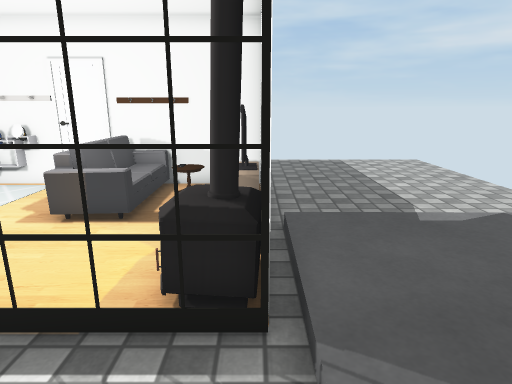
[1] (above)

15 first-person views from a walk through a scene from a Unity 3-D project. The camera is 1.3 m above the floor, tilts 14° down and sees 75° across. The floor is counted in squares, 0.5 m on a side. Each view is taken from the middle of a square. On the plan, view 1 faces up. The plan holds only what a view shows up to about 20 squares ahead; the rest is blank. The place goes on beyond the plan. The player character is not drawn. Some surface patterns are stand-ins.

[2]
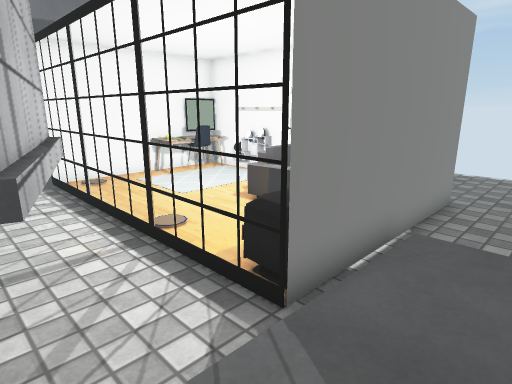

[3]
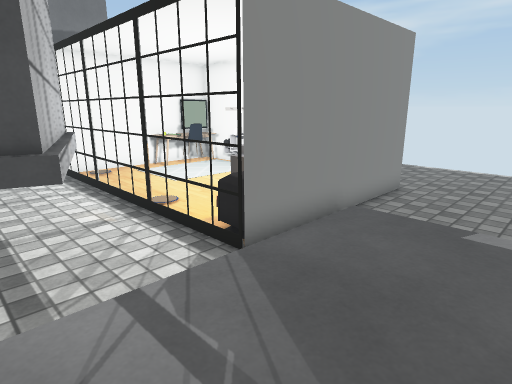

[4]
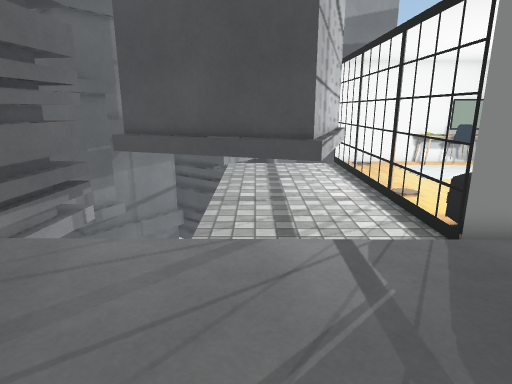

[5]
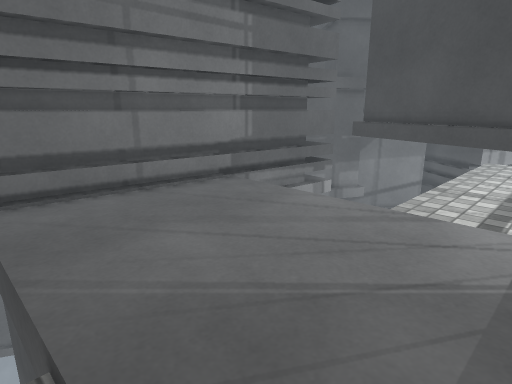

[6]
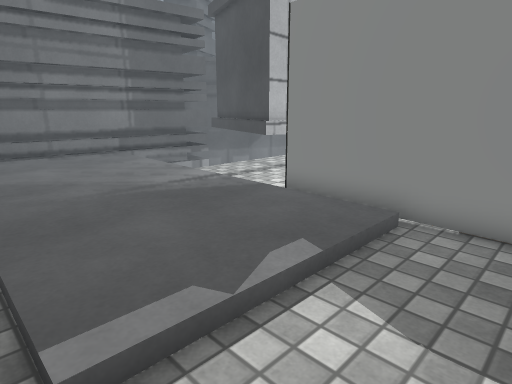

[7]
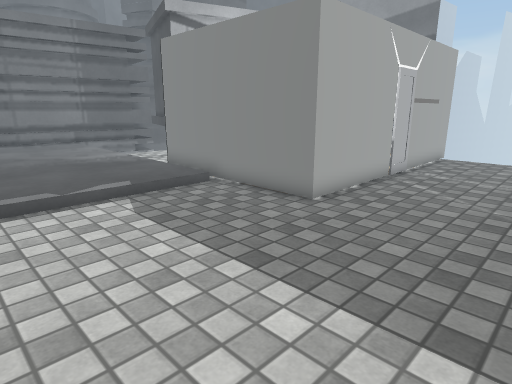

[8]
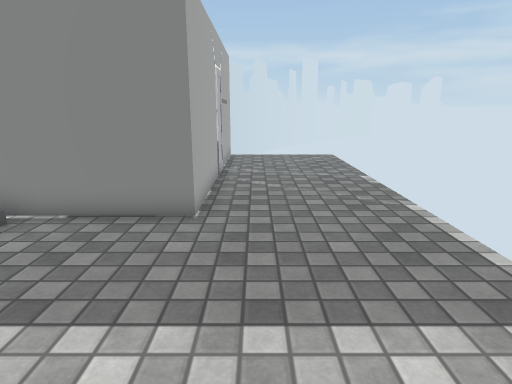

[9]
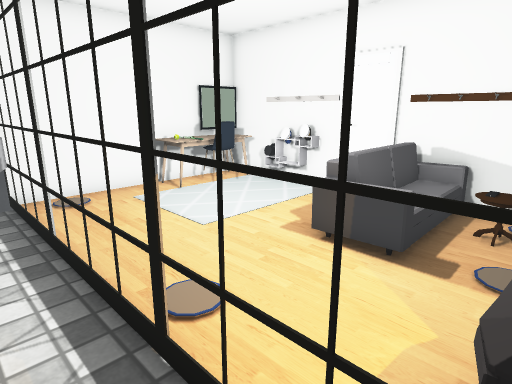

[10]
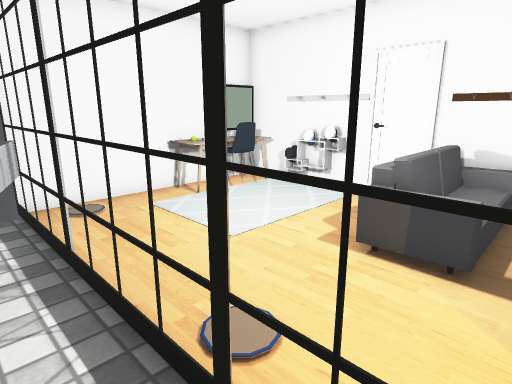

[11]
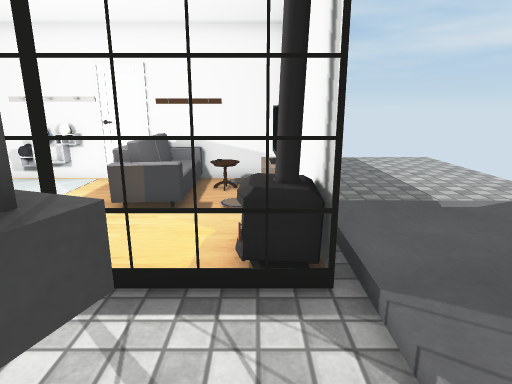

[12]
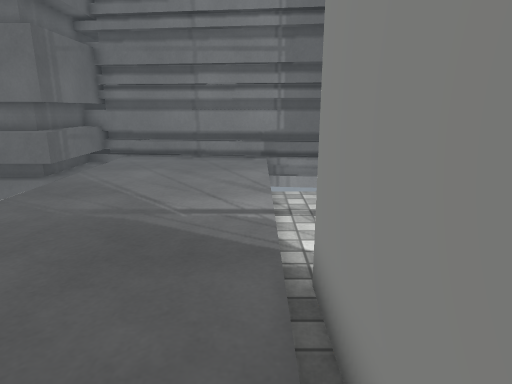

[13]
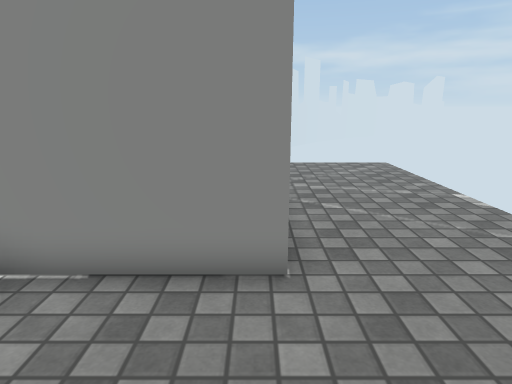

[14]
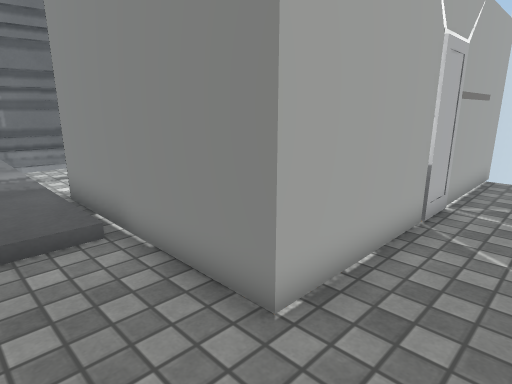

[15]
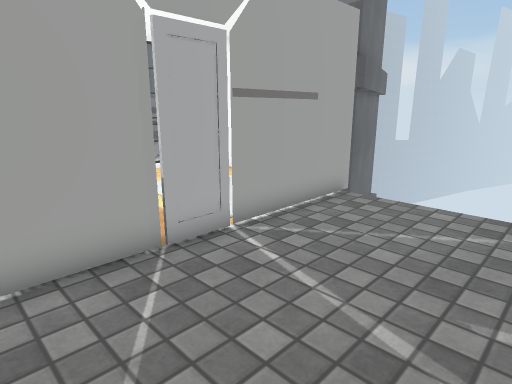

### Floor plan
Key: @ floor where view 1 was taken; # wall or solid block; . main floor; : floor 0.25 m higher than the main floor; + floor 0.5 m higher than the main floor; / step, stairs or slope; = window, fence, low wall or low ledge; ^ raised ledge; v drop or lower ground; T thing the floor can be seen under or through; O other object.
Columns run from 12 left of view 1 to 8 right of it. Each row starts with its distance up from view 1.
 17  ....................
 16  ....................
 15  ....................
 14  ....................
 13  ....................
 12 #############........
 11 #^OOOO#OOO#.#........
 10 #^OOOO. O:+.#........
  9 ^OOOOO. O:..O.......
  8 #^OOOO.OOO..#.......
  7 #.OOOO.OOO..#///////.
  6 #.OOOO.....O#:::::::.
  5 #..........OO:::::::.
  4 #..........OT:::::::.
  3 ##TTTTTTTTTTT:::::::
  2        TT....:::::::
  1         ###..:::::::.
  0          ##.@:::::::
 -1          ##..:::::::
 -2          #=v=:::::::
 -3         ##   :::::::
 -4         #v   :::::::#
 -5         #    :::::::#
 -6         v    :::::::#
 -7        ###vvv:::::::#
 -8         #############

Positions as (right, up) in squares from view 1, and headings:
1: (0, 0), facing up
2: (3, 0), facing up-left
3: (5, -1), facing up-left
4: (7, -1), facing left
5: (8, 1), facing down-left
6: (8, 10), facing down-left
7: (8, 17), facing down-left
8: (8, 13), facing left
9: (-1, 2), facing up-left
10: (-2, 2), facing up-left
11: (-1, -1), facing up
12: (1, 8), facing down
13: (5, 11), facing left
14: (3, 14), facing down-left
15: (-2, 17), facing down-left
